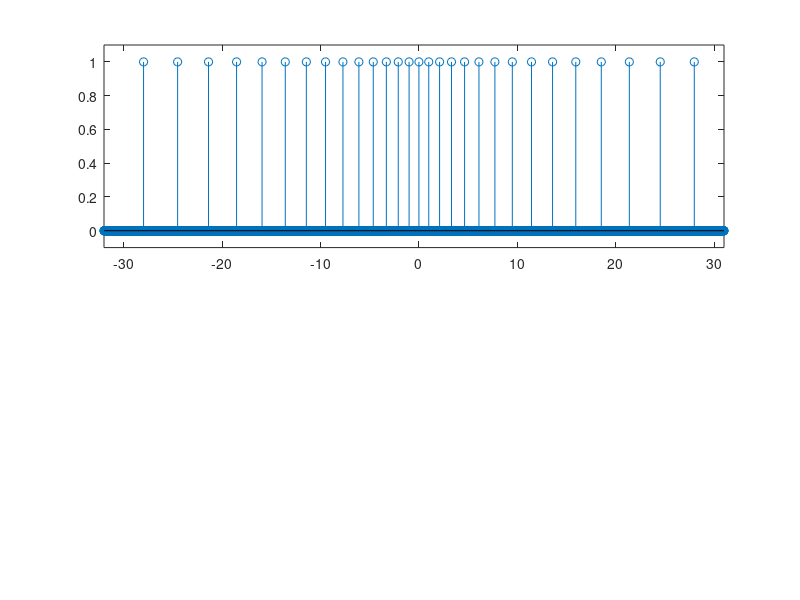

The MATLAB script that drew this image: (Note: this script raises an error after producing the figure.)
%% Variable-density sampling (1D)
%
N = 64;
Ni=100;
denscomp=0;			% Density compensate
kx = [-N/2:1/Ni:N/2-1];		% kx locations
a = .1;				% Weighting for spacing
dk = 1+a*abs(kx);		% Spacing betweek k-space points
H = 0*kx;

k=0;
fc = find(kx==0);

while k<max(kx)
  [y,imin] = min(abs(kx-k));
  H(imin)=1;
  if (denscomp==1) H(imin)=dk(imin)/max(abs(dk)); end;
  H(2*fc-imin)=H(imin);	% Negative point
  k=k+dk(imin);
end;

% -- Calculate PSFs

Hv=H;
sH = sum(Hv);

% -- Full k-space, PSF calculation
Hf = ones(1,N);
H=Hf;
Hpad = [0*H 0*H 0*H 0*H 0*H 0*H H 0*H 0*H 0*H 0*H 0*H 0*H];
hf = ifftshift(ifft(ifftshift(Hpad)))*length(Hpad)/length(Hf);
xf = [0:length(hf)-1]/length(hf)*N-N/2;
hf = hf.* exp(i*pi*xf/64);

% -- VDS k-space, PSF calculation
H = Hv;
Hpad = [0*H 0*H 0*H 0*H 0*H 0*H H 0*H 0*H 0*H 0*H 0*H 0*H];
hv = ifftshift(ifft(ifftshift(Hpad)))*length(Hpad)/length(H)*Ni*N/sH;
xv = (([0:length(hv)-1]-0.5)/length(hv)*N-N/2)*Ni;
hv = hv.* exp(-i*pi*xv/64);

% -- Plots
subplot(2,1,1)
stem(kx,Hv(:));
axis([-N/2 N/2-1 -.1 1.1]);
lplot('k-space','Sample Modulation','Sampling Modulation H(k)');

subplot(2,1,2)
setprops
plot(xf,real(hf),'b--',xv,real(hv),'r--');
lplot('position (pixels)','PSF','PSF h(r)');
%axis([-N/2 N/2-1 -.6 1.2]);
axis([-5 5 -.6 1.2]);
setprops
legend('Full','Var-Dens');

